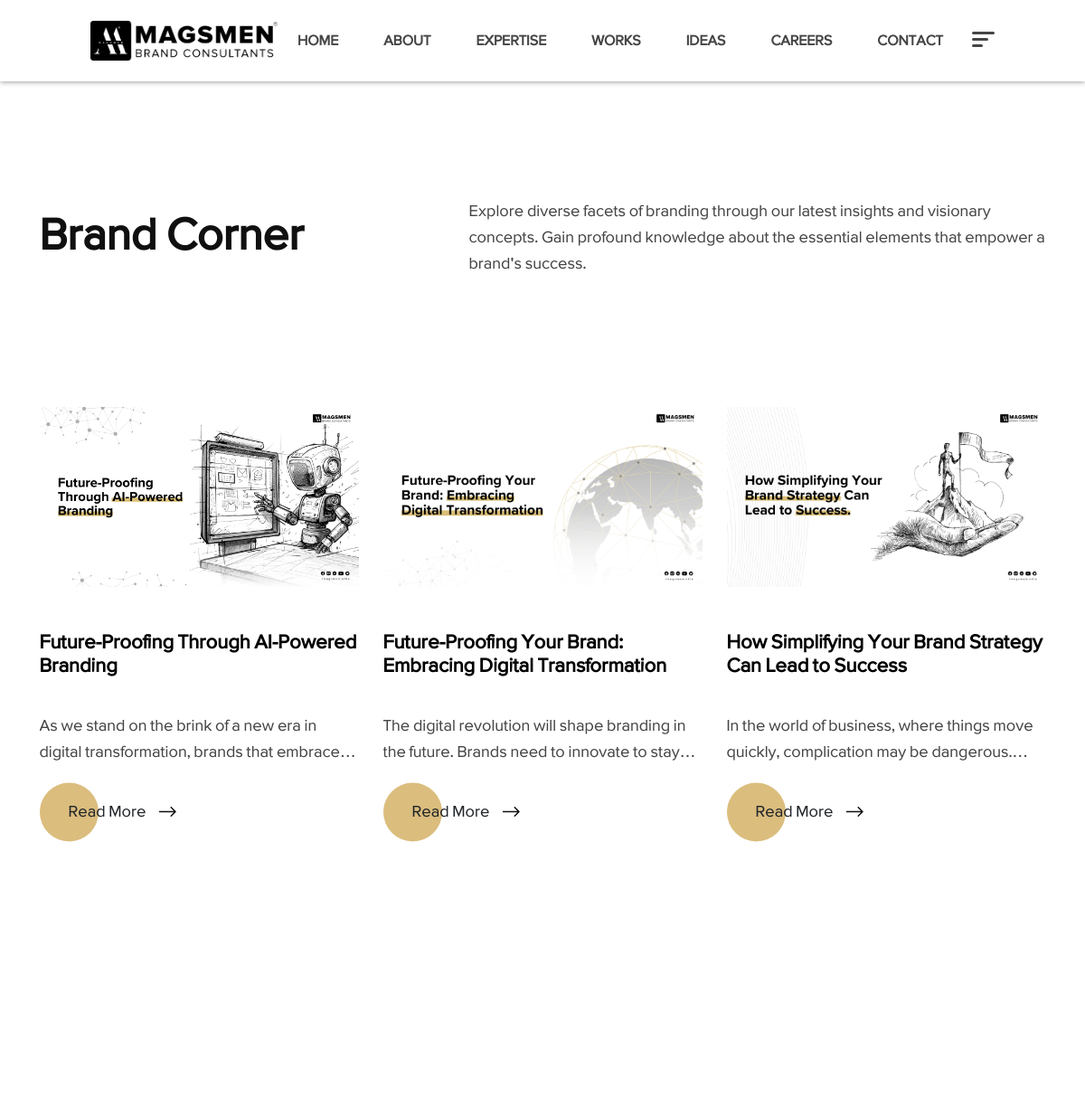
/blog/ (upper part), run on an earlier commit of the app's database.
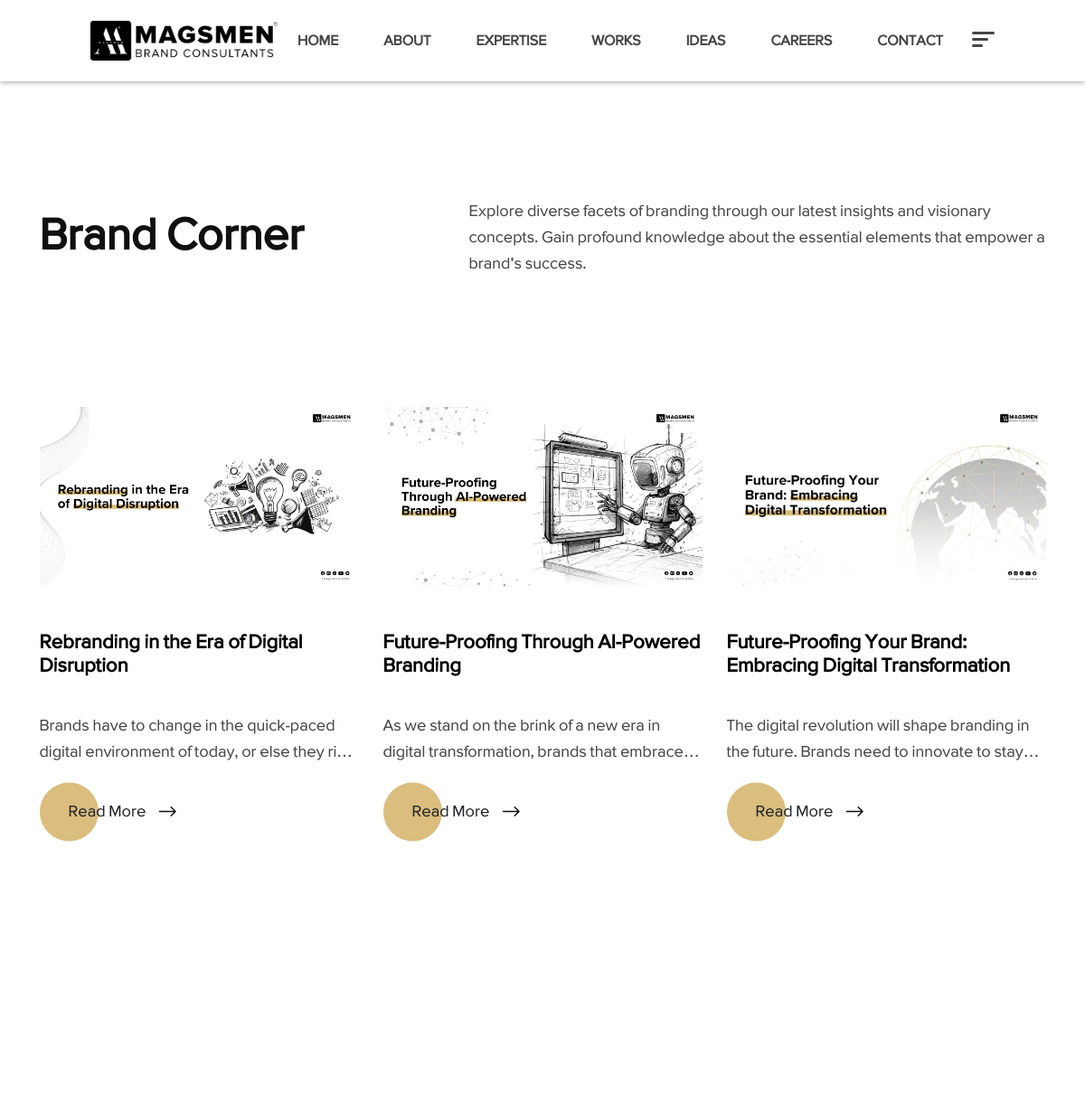
And on a later commit of the database.
### app/models.py (models this page shows, shortened)
class BlogPost(models.Model):
    Id = models.AutoField(primary_key=True)
    Category = models.ForeignKey(Category,on_delete=models.CASCADE,related_name='categories')
    Title =  models.CharField(max_length=225,default="title")
    Description = models.CharField(max_length=2000,blank=True,null=True)
    Image1 = models.ImageField(upload_to='uploads/')
    Body = RichTextField(blank=True,null=True)
    Sluglink = models.CharField(max_length=200 ,blank=True,null=True)
    Tags = models.CharField(max_length=100 )
    CreatedName =  models.CharField(max_length=100)
    Create_at = models.DateTimeField(default=datetime.now)
    status = models.IntegerField(choices=STATUS, default=0)
    class Meta:
        ordering = ['-Create_at']

### app/views.py (the view)
# urls.py: path('blog/',blog,name="blog"),
def blog(request):
    blog_list = BlogPost.objects.filter().order_by('-Id')
    paginator = Paginator(blog_list, 9) # paginate 10 posts per page
    page = request.GET.get('page')
    posts = paginator.get_page(page)
    return render(request, 'uifiles/blog.html',{'blog_list':posts,'posts':posts,'page':page})

### templates/uifiles/blog.html (shortened to what this page needs)
{% extends 'uifiles/base.html' %}
{% load static %}
{% block content %}
<div id="scrollsmoother-container">
    <div class="cs_height_219 cs_height_lg_120"></div>
    <section>
        <div>
            <div class="container">
                <div class="cs_section_heading cs_style_1 cs_type_1">
                    <div class="cs_section_heading_text blog-heading">
                        <div class="row blog-details">
                            <div class="col-lg-5 blog-title">
                                <h2 class="cs_section_title anim_heading_title">
                                 </h2>
                            </div>
                            <div class="col-lg-7 about-text">
                                <p>Explore diverse facets of branding through our latest insights and visionary concepts. Gain profound knowledge about the essential elements that empower a brand's success.</p>
                            </div>
                        </div>
                    </div>
                </div>
            </div>
        </div>
    </section>
    <div class="cs_height_100 cs_height_lg_60"></div>
    <section>
        <div class="container">
            <div class="row">
                {% for bloginfo in blog_list %}
                <div class="col-md-4 pt-4 pb-4">
                    <div class="anim_div_ShowDowns">
                        <a href="/blog-details/{{bloginfo.Sluglink}}" class="cs_blog cs_style_1">
                            <div>
                                <img src="{{bloginfo.Image1.url}}" alt="post_1" />
                            </div>
                            <div class="cs_blog_info">
                                <h6 class="cs_blog_title blog-grid-text">
                                    {{bloginfo.Title}}
                                </h6>
                                <p class="cs_blog_subtitle blog-text">
                                   {{bloginfo.Description}}
                                </p>
                            </div>
                        </a>
                        <a href="/blog-details/{{bloginfo.Sluglink}}" class="cs_btn cs_style_1">
                            <span class="text-dark">Read More</span>
                        </a>
                    </div>
                </div>
                {% endfor %}
            </div>
        </div>
    </section>
{% endblock %}

### templates/uifiles/base.html (shortened to what this page needs)
{% load static %}
<!DOCTYPE html>
<html class="no-js" lang="en">
<head>
    <link rel="stylesheet" href="{% static 'assets/css/plugins/bootstrap.min.css' %}" />
    <link rel="stylesheet" href="{% static 'assets/css/plugins/lightgallery.min.css' %}" />
    <link rel="stylesheet" href="{% static 'assets/css/plugins/swiper.min.css' %}" />
    <link rel="stylesheet" href="{% static 'assets/css/style.css' %}" />
    <link rel="stylesheet" href="https://cdnjs.cloudflare.com/ajax/libs/font-awesome/6.0.0-beta3/css/all.min.css">
</head>
<body>
    <header class="cs_site_header cs_style1 cs_sticky_header cs_site_header_full_width">
        <div class="cs_main_header">
            <div class="container">
                <div class="cs_main_header_in">
                    <div class="cs_main_header_left">
                        <a class="cs_site_branding logo-dark" href="/">
                            <img src="{% static 'assets/img/logos/magsmen-new-version.png' %}" alt="Logo" />
                        </a>
                    </div>
                    <div class="cs_main_header_right">
                        <div class="cs_nav cs_medium">
                            <ul class="cs_nav_list">
                                <li class="">
                                    <a href="/">Home</a>
                                </li>
                                <li class="">
                                    <a href="/about/">About</a>
                                </li>
                                <li class="menu-item-has-children">
                                    <a href="/expertise/">Expertise</a>
                                </li>
                                <li class="">
                                    <a href="/works/">Works</a>
                                </li>
                                <li class="">
                                    <a href="/blog/">ideas</a>
                                </li>
                                <li class="">
                                    <a href="/career/">Careers</a>
                                </li>
                                <li class="">
                                    <a href="/contact/">Contact</a>
                                </li>
                            </ul>
                        </div>
                    </div>
                    <div class="cs_toolbox">
                        <span class="cs_icon_btn">
                            <span class="cs_icon_btn_in">
                                <span></span>
                                <span></span>
                                <span></span>
                            </span>
                        </span>
                    </div>
                </div>
            </div>
        </div>
    </header>
    {% block content %}
    {% endblock %}
    </div>
</body>
</html>

What changed in the data, as far as the page shows it:
no longer on this page (row unchanged): BlogPost: Image1 (picture), Title "How Simplifying Your Brand Strategy Can Lead to Success", Description "In the world of business, where things move quickly, complication may be…"
added BlogPost: Image1 (picture), Title "Rebranding in the Era of Digital Disruption", Description "Brands have to change in the quick-paced digital environment of today, or else they…"
